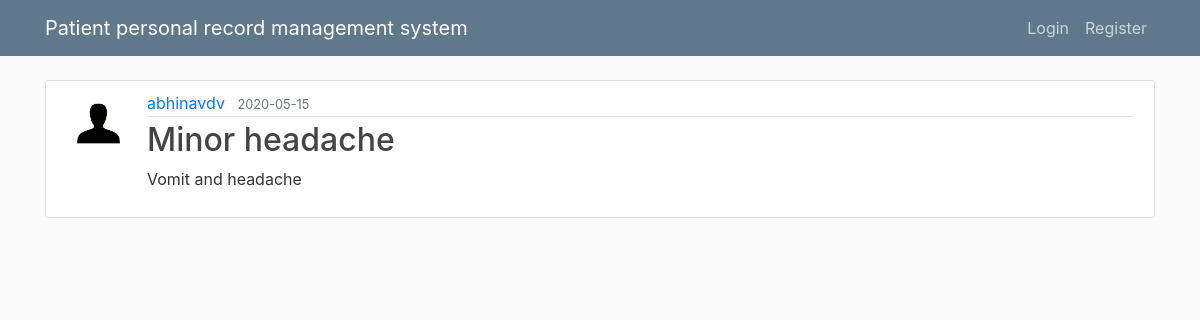
/post/1, run on the app's committed database.
### Flask_SEproj/models.py (models this page shows, shortened)
class User(db.Model, UserMixin):
    id = db.Column(db.Integer, primary_key=True)
    username = db.Column(db.String(20), unique=True, nullable=False)
    email = db.Column(db.String(120), unique=True, nullable=False)
    image_file = db.Column(db.String(20), nullable=False, default='default.jpg')
    password = db.Column(db.String(60), nullable=False)
    mobile_number = db.Column(db.String(12), nullable=False)
    posts = db.relationship('Post', backref='author', lazy=True)
    admin = db.Column(db.Boolean, nullable=False)

class Post(db.Model):
    id = db.Column(db.Integer, primary_key=True)
    title = db.Column(db.String(100), nullable=False)
    date_posted = db.Column(db.DateTime, nullable=False, default=datetime.utcnow)
    content = db.Column(db.Text, nullable=False)
    user_id = db.Column(db.Integer, db.ForeignKey('user.id'))

### Flask_SEproj/routes.py (the view)
@app.route("/post/<int:post_id>")
def post(post_id):
    post = Post.query.get_or_404(post_id)
    return render_template('post.html', title=post.title, post=post)

### Flask_SEproj/templates/post.html (shortened to what this page needs)
{% extends "layout.html" %}
{% block content %}
  <article class="media content-section">
    <img class="rounded-circle article-img" src="{{ url_for('static', filename='images/' + post.author.image_file) }}">
    <div class="media-body">
      <div class="article-metadata">
        <a class="mr-2" href="{{ url_for('user_post', username=post.author.username) }}">{{ post.author.username }}</a>
        <small class="text-muted">{{ post.date_posted.strftime('%Y-%m-%d') }}</small>
      </div>
      <h2 class="article-title">{{ post.title }}</h2>
      <p class="article-content">{{ post.content }}</p>
    </div>
  </article>
{% endblock content %}

### Flask_SEproj/static/main.css (style rules this page uses)
body { background: #fafafa; color: #333333; margin-top: 5rem; }
h1, h2, h3, h4, h5, h6 { color: #444444; }
.content-section { background: #ffffff; padding: 10px 20px; border: 1px solid #dddddd; border-radius: 3px; margin-bottom: 20px; }
.article-title { color: #444444; }
.article-content { white-space: pre-line; }
.article-img { height: 65px; width: 65px; margin-right: 16px; }
.article-metadata { padding-bottom: 1px; margin-bottom: 4px; border-bottom: 1px solid #e3e3e3 }

### data on the page
User: image_file (placeholder picture), author.username "abhinavdv"
Post: date_posted "2020-05-15", title "Minor headache", content "Vomit and headache"
